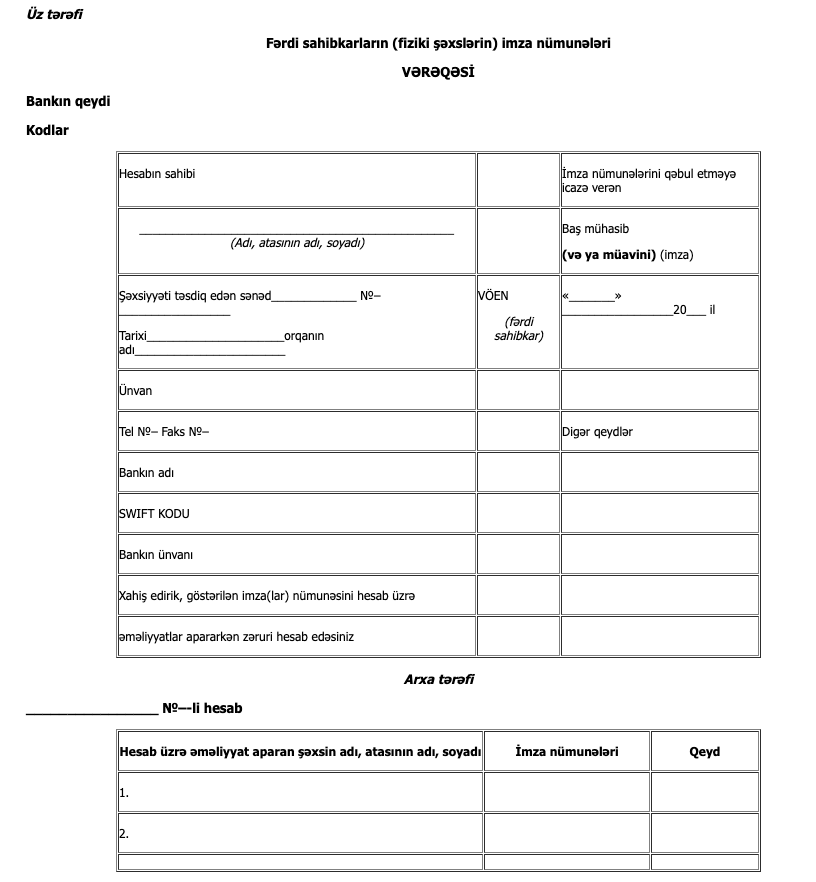
#> input picture img/sened_2.png, 816 x 882 px, found by its file name
$ jupyter execute --allow-errors OCR_Tesseract_AZE_2.0.0.ipynb   (shell and % lines are left out)
#> lines starting #> are read from the running program, lines starting #| are printed output that depends on the picture; after the words box and inside, x2 and y2 are one past the last pixel; in counts of white or black regions, pixels touching at a corner belong together
# Tesseract 4.0.0
This is an example of Tesseract OCR for different languages including Azerbaijani.
For Latin-based languages, the existing model data provided has been trained on about 400000 text lines spanning about 4500 fonts. [Tesseract Pretrained Models for different languages including AZE and AZE Cryl](https://github.com/tesseract-ocr/tessdata_fast)

## Libraries
Note: PIL can cause some headaches depending on which installation you previously had.

[cell 1]
import cv2
import pytesseract
from pytesseract import Output
try:
    from PIL import Image
except ImportError:
    import Image
import matplotlib.pyplot as plt
from pdf2image import convert_from_path, convert_from_bytes
import re
from google.colab.patches import cv2_imshow

[cell 2]
print(f'Using {pytesseract.get_tesseract_version()}')
#> (this line was passed over: pytesseract is not available in this run)

## Read Images

[cell 3]
from google.colab import files
files.upload()
#> the answer given: sened_2.png

[cell 4]
image_path = '/content/sened_2.png'
#> (the rest of this cell did not finish here and is left out)

#> (a cell that did not finish here is left out)

[cell 6]
img = cv2.imread(image_path)
#> img: shape (882, 816, 3); min 0, max 255, mean 244.4
#> (the rest of this cell did not finish here and is left out)

[cell 7]
plt.figure(figsize=(8, 6))
plt.imshow(img, aspect='auto')

## Read PDFs

#> (a cell that did not finish here is left out)

#> (a cell that did not finish here is left out)

## Simple Image Cleaning Techniques

[cell 10]
def grayscale(image):
    return cv2.cvtColor(image, cv2.COLOR_BGR2GRAY)

# noise removal
def remove_noise(image):
    return cv2.medianBlur(image,3)

# thresholding
def thresholding(image):
    return cv2.threshold(image, 0, 255, cv2.THRESH_BINARY + cv2.THRESH_OTSU)[1]

# dilation
def dilate(image):
    kernel = np.ones((5,5),np.uint8)
    return cv2.dilate(image, kernel, iterations = 1)

# erosion
def erode(image):
    kernel = np.ones((5,5),np.uint8)
    return cv2.erode(image, kernel, iterations = 1)

# opening - erosion followed by dilation
def opening(image):
    kernel = np.ones((5,5),np.uint8)
    return cv2.morphologyEx(image, cv2.MORPH_OPEN, kernel)

# canny edge detection
def canny(image):
    return cv2.Canny(image, 100, 200)

# skew correction
def deskew(image):
    coords = np.column_stack(np.where(image > 0))
    angle = cv2.minAreaRect(coords)[-1]
    if angle < -45:
        angle = -(90 + angle)
    else:
        angle = -angle
    (h, w) = image.shape[:2]
    center = (w // 2, h // 2)
    M = cv2.getRotationMatrix2D(center, angle, 1.0)
    rotated = cv2.warpAffine(image, M, (w, h), flags=cv2.INTER_CUBIC, borderMode=cv2.BORDER_REPLICATE)
    return rotated

# template matching
def match_template(image, template):
    return cv2.matchTemplate(image, template, cv2.TM_CCOEFF_NORMED)

[cell 11]
from google.colab import files
files.upload()
#> the answer given: french.png

[cell 12]
image_original = cv2.imread('/content/french.png')
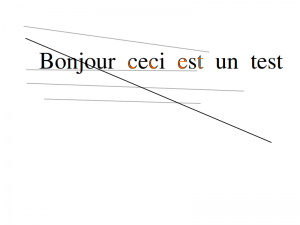
#> input picture img/french.png, 300 x 225 px, found by its file name
#> image_original is the input picture: shape (225, 300, 3); mean B, G, R 250.2, 250.3, 250.4
print(pytesseract.image_to_string(image_original))
#> (this line was passed over: pytesseract is not available in this run)
plt.imshow(image_original,'gray')

[cell 13]
retouche3 = remove_noise(image_original)
#> in remove_noise, `return cv2.medianBlur(image,3)`:
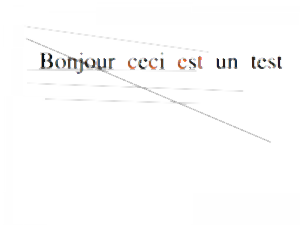
#> returned value: shape (225, 300, 3); mean of channels 0, 1, 2 251.7, 251.7, 251.9; drawn as B, G, R
print(pytesseract.image_to_string(retouche3))
#> (this line was passed over: pytesseract is not available in this run)
plt.imshow(retouche3)

[cell 14]
retouche4 = thresholding(grayscale(remove_noise(image_original)))
#> in thresholding, `return cv2.threshold(image, 0, 255, cv2.THRESH_BINARY + cv2.THRESH_OTS..`:
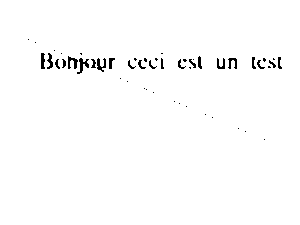
#> returned value: shape (225, 300); 98.6% white; black in thin lines or dots, all inside (x1, y1, x2, y2) = (28, 39, 282, 140)
print(pytesseract.image_to_string(retouche4))
#> (this line was passed over: pytesseract is not available in this run)
plt.imshow(retouche4,'gray')

[cell 15]
image_original.shape
#> Out = (225, 300, 3)

[cell 16]
hImg, wImg = retouche4.shape
#> hImg = 225; wImg = 300
#> (the rest of this cell did not finish here and is left out)

#> (a cell that did not finish here is left out)

# Invoice Bounding boxes

[cell 18]
invoice = cv2.imread("invoice-sample.jpg")
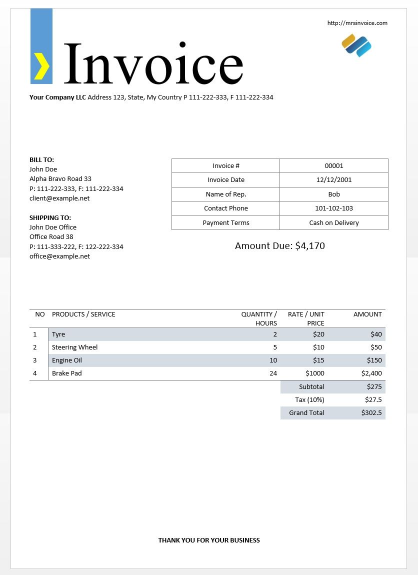
#> input picture img/invoice-sample.jpg, 835 x 1150 px, found by its file name (shown at 1/2 size)
#> invoice is the input picture: shape (1150, 835, 3); mean B, G, R 246.4, 245.9, 245.1
plt.figure(figsize = (8, 10))
plt.imshow(invoice, 'gray', aspect = 'auto')
#> (the rest of this cell did not finish here and is left out)

#> (a cell that did not finish here is left out)

#> (a cell that did not finish here is left out)

[cell 21]
cv2_imshow(img)

## Template matching: Date Pattern

[cell 22]
date_pattern = '^(0[1-9]|[12][0-9]|3[01])/(0[1-9]|1[012])/(19|20)\d\d$'

#> (the rest of this cell did not finish here and is left out)

## Text Orientation

#> (a cell that did not finish here is left out)

## Tesseract for Languages: AZE

[cell 24]
# !sudo apt install tesseract-ocr-aze

[cell 25]
files.upload()
#> the answer given: invoice-sample.jpg

[cell 26]
img = cv2.imread("/content/sened_1.jpg")
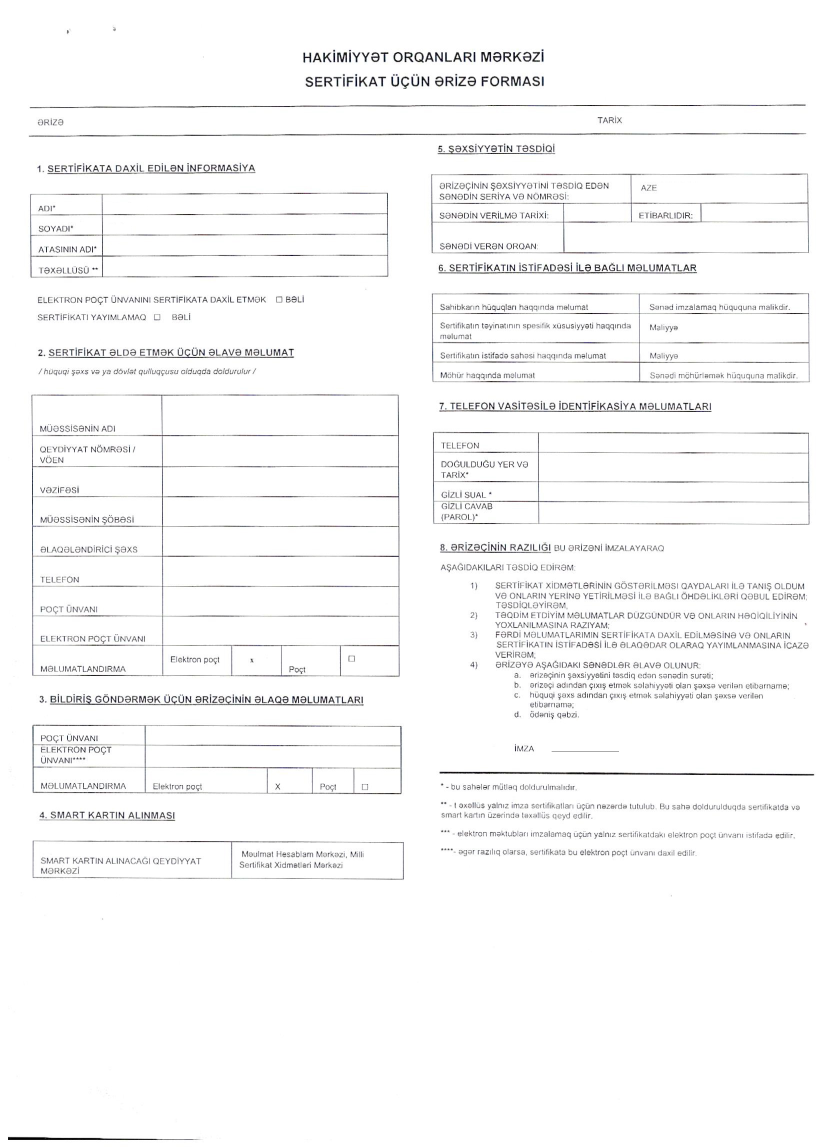
#> input picture img/sened_1.jpg, 2479 x 3444 px, found by its file name (shown at 1/3 size)
#> img is the input picture: shape (3444, 2479, 3); mean B, G, R 248.3, 248.2, 248.2
